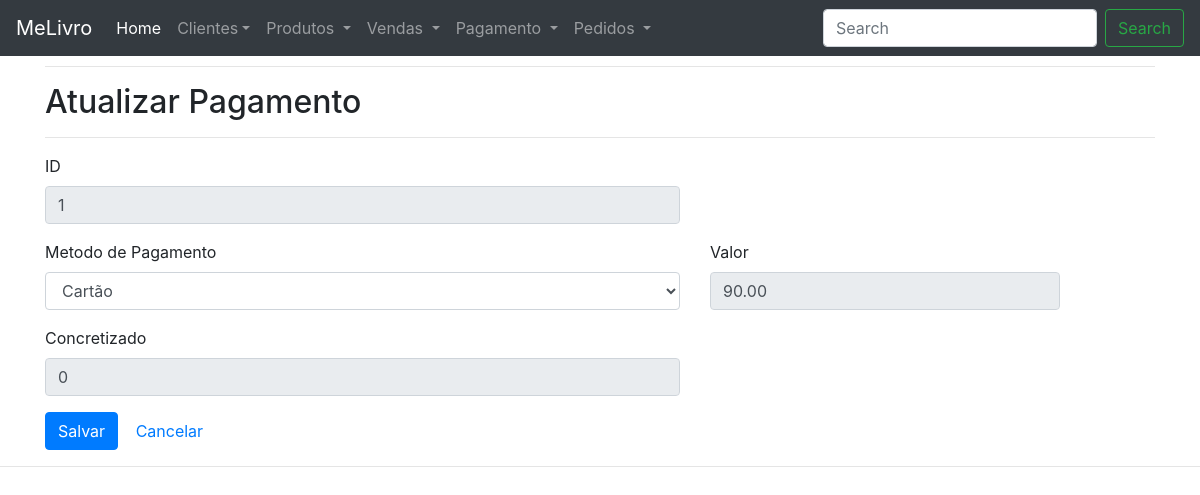
The page /CRUD/melivro/pagamento/edit.php?id=1 on the database its author committed.
### tables this page shows
CREATE TABLE IF NOT EXISTS PAGAMENTO(
    CODPAG INT NOT NULL,
    METODO_PAG VARCHAR(30) NOT NULL,
    VALOR DECIMAL(10,2) NOT NULL,
    CONCRETIZADO TINYINT(1) NOT NULL,  
    PRIMARY KEY(CODPAG)
);

### CRUD/melivro/pagamento/functionsPag.php (called while the page is built, shortened)
<?php
function editPagamento() {
  if (isset($_GET['id'])) {
    $id = $_GET['id'];
    if (isset($_POST['pagamento'])) {
      $pagamento = $_POST['pagamento'];
      updatePagamento('pagamento', $id, $pagamento);
      header('location: index.php');
    } else {
      $pagamento = findPagamentos('pagamentos', $id);
    }
  } else {
    header('location: index.php');
  }
}
function findPagamentos($table = null, $id = null){
  	$database = open_database();
	  $found = null;
  	if($table == 'pagamento'){
    	try{
    		$sql = "SELECT * FROM pagamento" ;
    		$result = $database->query($sql);
	    	if ($result->num_rows > 0) {
        		$found = $result->fetch_all(MYSQLI_ASSOC);
    	  	}
    	}catch (Exception $e) {
     		 $_SESSION['message'] = $e->GetMessage();
      		 $_SESSION['type'] = 'danger';
    	}
   }else{
     	try {
       	    if ($id) {
              $sql = "SELECT * FROM pagamento WHERE pagamento.CODPAG = " . $id;
              $result = $database->query($sql);
    	    	if ($result->num_rows > 0) {
        	   		$found = $result->fetch_assoc();
        		}
      		} else {
        	$sql = "SELECT * FROM pagamento WHERE pagamento.CODPAG = " . $id;
        	$result = $database->query($sql);
        	if ($result->num_rows > 0) {
          	$found = $result->fetch_all(MYSQLI_ASSOC);
        	}
     	 }
       }catch (Exception $e) {
      	 $_SESSION['message'] = $e->GetMessage();
     	 $_SESSION['type'] = 'danger';
     }
  }
  return $found;
}
?>

### CRUD/melivro/pagamento/edit.php (the view, shortened to what this page needs)
<?php
  require_once('functionsPag.php');
  editPagamento();
?>
  <hr />
<h2>Atualizar Pagamento</h2>
<form action="edit.php?id=<?php echo $pagamento['codpag'];?>" method="post">
  <hr />
  <div class="row">
    <div class="form-group col-md-7">
      <label for="name">ID</label>
      <input type="text" class="form-control" name="pagamento['codpag']" value="<?php echo $pagamento['CODPAG'];?>" readonly>
    </div>
    <div class="form-group col-md-7">
      <label for="name">Metodo de Pagamento</label>
      <select type="text" class="form-control" placeholder="Metodo de Pagamento" name="pagamento['metodo_pag']">
         <option value="cartão">Cartão</option>
      </select>
    </div>
    <div class="form-group col-md-4">
      <label for="campo2">Valor</label>
      <input type="number" class="form-control" name="pagamento['valor']" placeholder="Valor" min="1" step=".01" value="<?php echo $pagamento['VALOR'];?>"readonly>
    </div>
     <div class="form-group col-md-7">
      <label for="campo1">Concretizado</label>
      <input type="text" class="form-control" name="pagamento['concretizado']" value="<?php echo $pagamento['CONCRETIZADO'];?>"readonly>
    </div>
  </div>
  <div id="actions" class="row">
    <div class="col-md-12">
      <button type="submit" class="btn btn-primary">Salvar</button>
      <a href="index.php" class="btn btn-default">Cancelar</a>
    </div>
  </div>
</form>

### CRUD/melivro/inc/header.php (style rules this page uses)
body { padding-top: 50px; padding-bottom: 20px; }

### rows shown on the page
pagamento: CODPAG "1", VALOR "90.00", CONCRETIZADO "0"
